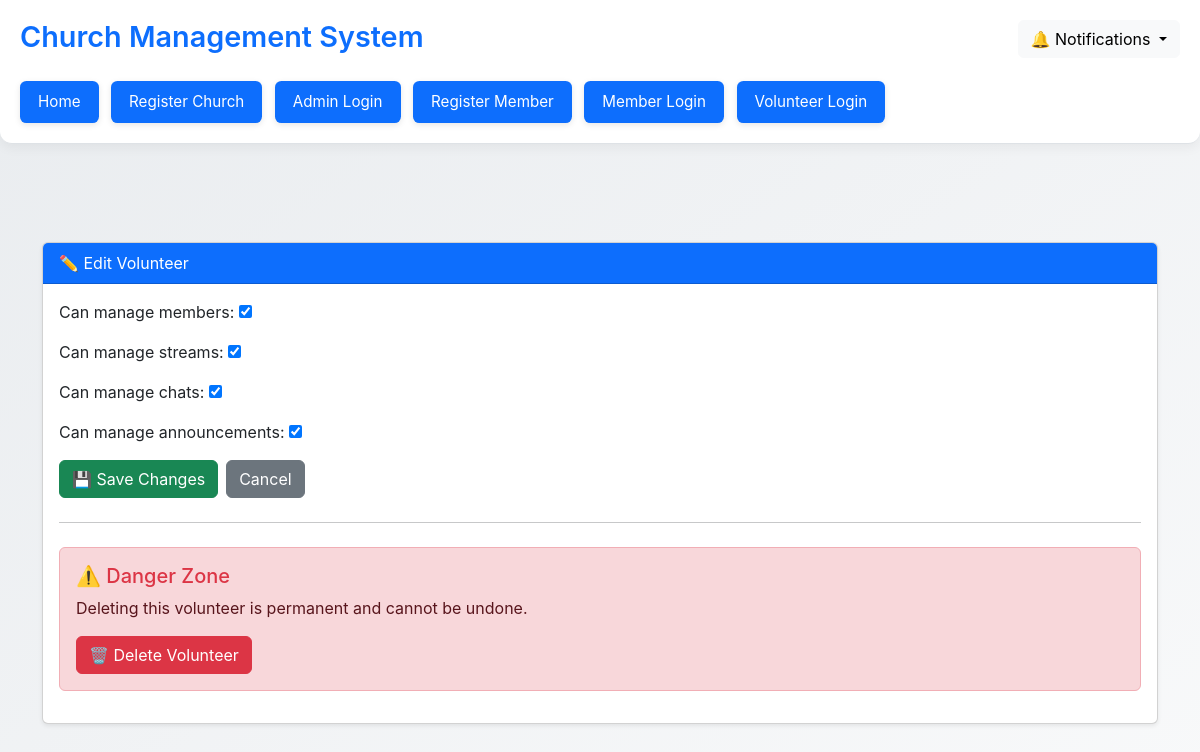
/volunteers/1/edit/ (signed in), run on the app's committed database.
### church/models.py (models this page shows, shortened)
class Volunteer(models.Model):
    user = models.OneToOneField(CustomUser, on_delete=models.CASCADE)
    church = models.ForeignKey(Church, on_delete=models.CASCADE)
    can_manage_members = models.BooleanField(default=False)
    can_manage_streams = models.BooleanField(default=False)
    can_manage_chats = models.BooleanField(default=False)
    can_manage_announcements = models.BooleanField(default=False)

### church/views.py (the view)
# urls.py: path('volunteers/<int:volunteer_id>/edit/', views.edit_volunteer, name='edit_volunteer'),
@login_required
def edit_volunteer(request, volunteer_id):
    church = _get_user_church(request.user)
    volunteer = get_object_or_404(Volunteer, id=volunteer_id, church=church)
    if request.method == 'POST':
        form = VolunteerForm(request.POST, instance=volunteer)
        if form.is_valid():
            form.save()
            return redirect('church:list_volunteers')
    else:
        form = VolunteerForm(instance=volunteer)
    return render(
        request,
        'church/edit_volunteer.html',  # ✅ MATCHES your actual file location
        {'form': form, 'volunteer': volunteer}
    )

### church/forms.py
class VolunteerForm(forms.ModelForm):
    class Meta:
        model = Volunteer
        fields = ['can_manage_members', 'can_manage_streams', 'can_manage_chats', 'can_manage_announcements']

### church/views.py (called while the page is built)
def _get_user_church(user):
    if hasattr(user, 'churchadminprofile'):
        return user.churchadminprofile.church
    if hasattr(user, 'volunteer'):
        return user.volunteer.church
    raise PermissionDenied("User is not linked to a church.")

### church/templates/church/edit_volunteer.html (shortened to what this page needs)
{% extends 'base_generic.html' %}
{% block content %}
<div class="container mt-5">
    <div class="card shadow-sm">
        <div class="card-header bg-primary text-white">
            ✏️ Edit Volunteer
        </div>
        <div class="card-body">
            <form method="post" class="mb-4">
                {{ form.as_p }}
                <div class="d-flex gap-2 mt-3">
                    <button type="submit" class="btn btn-success">💾 Save Changes</button>
                    <a href="{% url 'church:list_volunteers' %}" class="btn btn-secondary">Cancel</a>
                </div>
            </form>
            <hr class="my-4">
            <div class="alert alert-danger">
                <h5 class="text-danger">⚠️ Danger Zone</h5>
                <p>Deleting this volunteer is permanent and cannot be undone.</p>
                <form method="post" action="{% url 'church:delete_volunteer' volunteer.id %}">
                    <button type="submit" class="btn btn-danger">🗑️ Delete Volunteer</button>
                </form>
            </div>
        </div>
    </div>
</div>
{% endblock %}

### static/css/style.css (style rules this page uses)
.alert { padding: 10px; background-color: #f8d7da; border-radius: 5px; }

### church/templates/base_generic.html (style rules this page uses)
body { background: linear-gradient(145deg, #e9ecef, #f8f9fa); font-family: 'Inter', sans-serif; min-height: 100vh; }

### data on the page
Volunteer: can_manage_members "☑", can_manage_streams "☑", can_manage_chats "☑", can_manage_announcements "☑"
